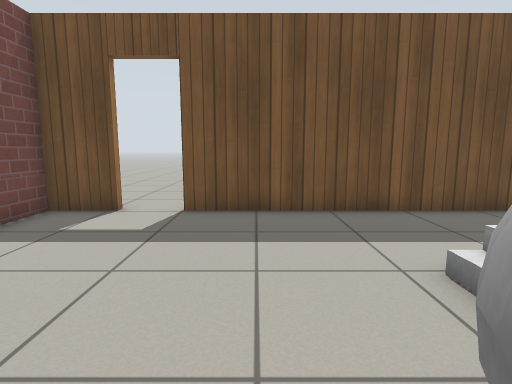
view 1 (above)

12 first-person views from a walk through a world built for the Gazebo simulator. The camera is 0.83 m above the floor, tilts 8° down and sees 80° across. The floor is counted in squares, 0.5 m on a side. Each view is taken from the middle of a square. On the plan, view 1 faces up. The plan holds only what a view shows up to about 15 squares ahead; the rest is blank. The place goes on beyond the plan. Robots are left out. Simple patterns stand in for the simulator's built-in surfaces.

view 2
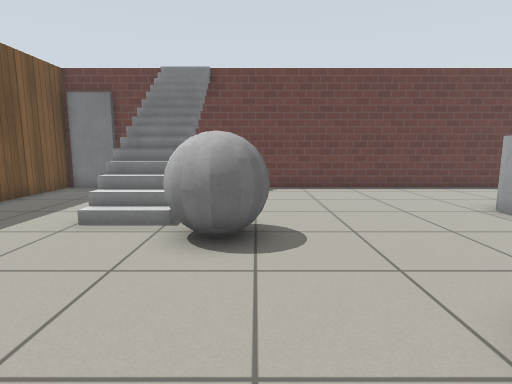

view 3
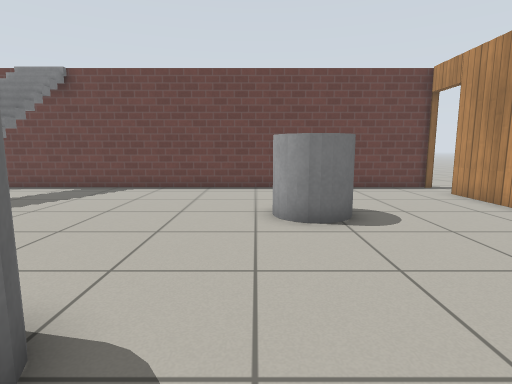

view 4
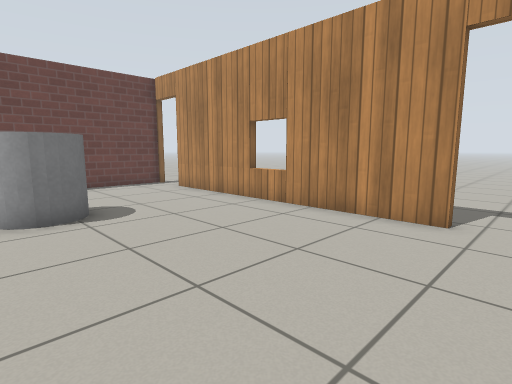

view 5
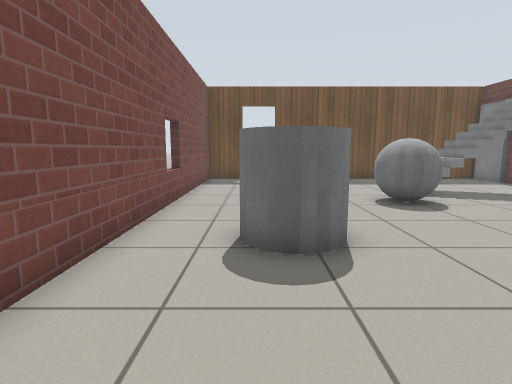

view 6
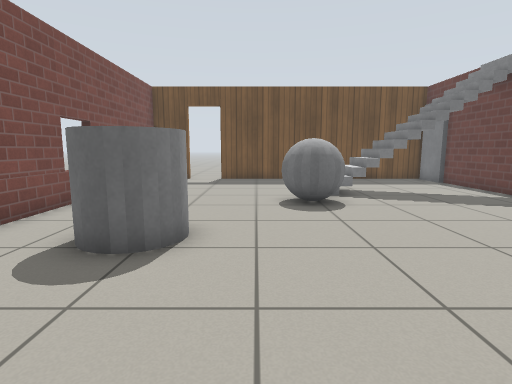

view 7
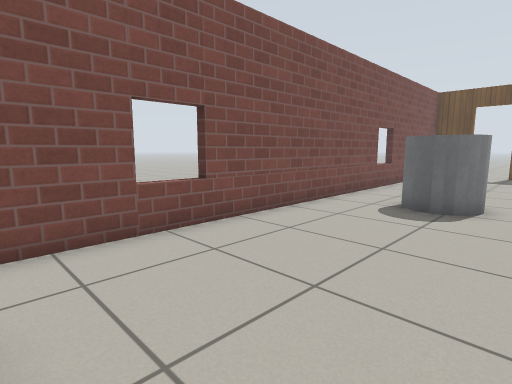

view 8
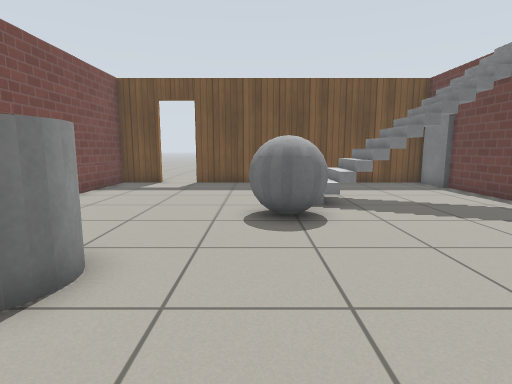

view 9
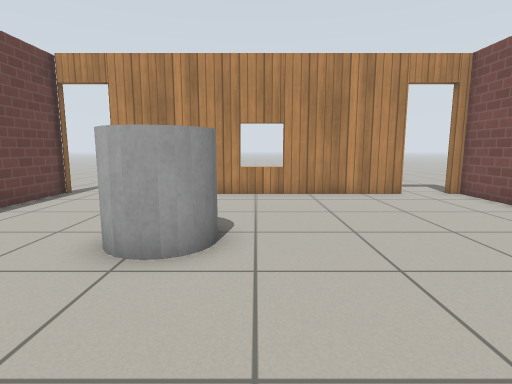

view 10
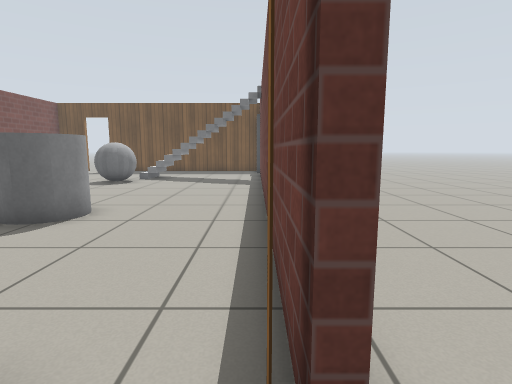

view 11
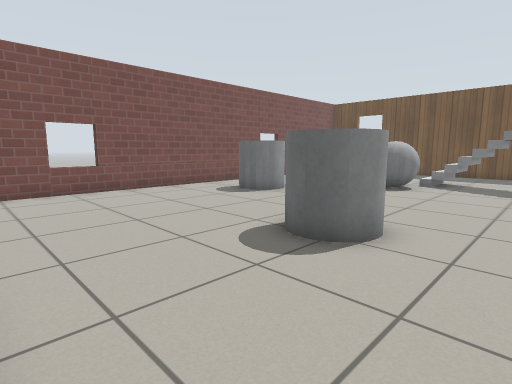

view 12
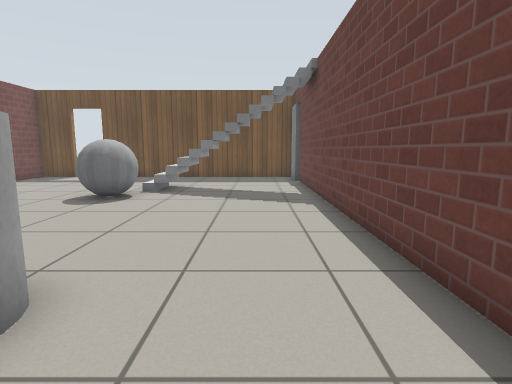

### Floor plan
Key: @ floor where view 1 was taken; # wall or solid block; . floor; / step, stairs or slope; D open door; = window, fence, low wall or low ledge; B grey box; G grey ball; L door leaf; C grey cylinder; O other object.
Columns run from 6 left of view 1 to 11 right of it. Each row starts with its distance up from view 1.
 10   ...
  9   ...
  8 ###DD###########
  7 #..............L
  6 #..............L
  5 #..............#
  4 #......../////.#
  3 #......../O  O.#
  2 #........BBBBB.#
  1 =......GGG.....#
  0 #.....@GG......#
 -1 #..............#
 -2 #..............#
 -3 #..CC..........#
 -4 #..CC..........#
 -5 #..............#
 -6 #..............#
 -7 #........CC....#
 -8 #........CC....#
 -9 #..............#
-10 =..............#
-11 #..............#..
-12 #..............#..
-13 #DD...........DD..
-14 ##D#####=#####D#.
-15 ....           ..

Positions as (right, up) in squares from view 1, and headings:
1: (0, 0), facing up
2: (-4, 0), facing right
3: (-4, -6), facing right
4: (-5, -6), facing down-right
5: (-3, -9), facing up
6: (0, -9), facing up
7: (0, -13), facing up-left
8: (1, -7), facing up
9: (2, -2), facing down
10: (9, -15), facing up
11: (7, -13), facing up-left
12: (7, -10), facing up
